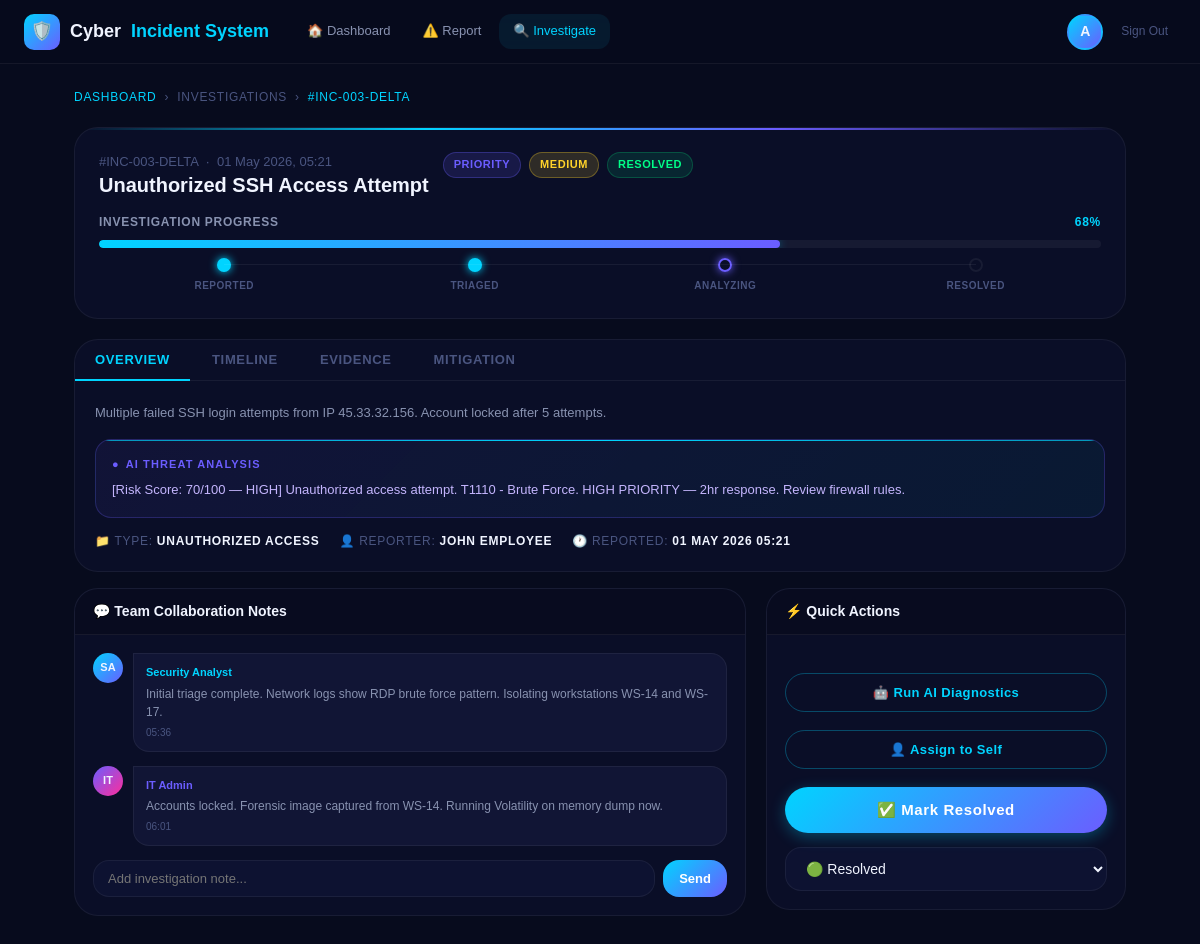
The app's page /incident.php (signed in) with its own data.
### tables this page shows
CREATE TABLE IF NOT EXISTS incidents (
    id            INT AUTO_INCREMENT PRIMARY KEY,
    user_id       INT,
    title         VARCHAR(255) NOT NULL,
    incident_type ENUM('phishing','malware','unauthorized_access','data_breach','other') NOT NULL,
    description   TEXT NOT NULL,
    severity      ENUM('low','medium','high','critical') DEFAULT 'medium',
    status        ENUM('open','investigating','resolved','closed') DEFAULT 'open',
    ai_analysis   TEXT,
    reported_at   TIMESTAMP DEFAULT CURRENT_TIMESTAMP,
    updated_at    TIMESTAMP DEFAULT CURRENT_TIMESTAMP ON UPDATE CURRENT_TIMESTAMP,
    FOREIGN KEY (user_id) REFERENCES users(id) ON DELETE SET NULL
);

CREATE TABLE IF NOT EXISTS users (
    id         INT AUTO_INCREMENT PRIMARY KEY,
    name       VARCHAR(100)  NOT NULL,
    email      VARCHAR(150)  UNIQUE NOT NULL,
    password   VARCHAR(255)  NOT NULL,
    role       ENUM('employee','admin') DEFAULT 'employee',
    created_at TIMESTAMP DEFAULT CURRENT_TIMESTAMP
);

### incident.php (the view, shortened to what this page needs)
<?php
$user_id = (int) $_SESSION['user_id'];
$user_name = $_SESSION['user_name'];
$role = $_SESSION['role'];
require_once __DIR__.'/config/db.php';
$inc_id = intval($_GET['id'] ?? 0);
if ($inc_id === 0) {
    if ($role === 'admin') {
        $st = $pdo->query("SELECT id FROM incidents ORDER BY id DESC LIMIT 1");
    } else {
        $st = $pdo->prepare("SELECT id FROM incidents WHERE user_id = ? ORDER BY id DESC LIMIT 1");
        $st->execute([$user_id]);
    }
    $inc_id = (int)$st->fetchColumn();
}
$s = $pdo->prepare("SELECT i.*, u.name reporter FROM incidents i JOIN users u ON i.user_id=u.id WHERE i.id = ?");
$s->execute([$inc_id]);
$inc = $s->fetch();
$back = $role === 'admin' ? 'admin.php' : 'dashboard.php';
?>
<!DOCTYPE html>
<html lang="en">
<head>
<link rel="stylesheet" href="css/style.css">
</head>
<body>
<nav class="navbar">
  <div class="nav-logo"><div class="logo-mark">🛡️</div>Cyber<span> Incident System</span></div>
  <div class="nav-links">
    <a href="<?=htmlspecialchars($back, ENT_QUOTES, 'UTF-8')?>" class="nav-link">🏠 Dashboard</a>
    <a href="report.php" class="nav-link">⚠️ Report</a>
    <a href="incident.php" class="nav-link active">🔍 Investigate</a>
  </div>
  <div class="nav-right">
    <div class="user-avatar"><?= strtoupper(substr($user_name,0,1)) ?></div>
    <a href="logout.php" style="font-size:12px;color:var(--text-muted);padding:0 8px;">Sign Out</a>
  </div>
</nav>
<div class="inc-layout">
  <div class="breadcrumb">
    <a href="<?=htmlspecialchars($back, ENT_QUOTES, 'UTF-8')?>">Dashboard</a>
    <span>›</span>
    <span>Investigations</span>
    <span>›</span>
    <span style="color:var(--neon-cyan);">#INC-<?=str_pad($inc['id'],3,'0',STR_PAD_LEFT)?>-DELTA</span>
  </div>
  <div class="inc-hero">
    <div class="inc-title-row">
      <div>
        <div class="inc-num">#INC-<?=str_pad($inc['id'],3,'0',STR_PAD_LEFT)?>-DELTA &nbsp;·&nbsp; <?=date('d M Y, H:i',strtotime($inc['reported_at']))?></div>
        <h1><?=htmlspecialchars($inc['title'])?></h1>
      </div>
      <div style="display:flex;gap:8px;flex-shrink:0;flex-wrap:wrap;">
        <span class="badge badge-priority">PRIORITY</span>
        <span class="badge badge-<?=htmlspecialchars($inc['severity'], ENT_QUOTES, 'UTF-8')?>"><?=htmlspecialchars(strtoupper($inc['severity']), ENT_QUOTES, 'UTF-8')?></span>
        <span class="badge badge-<?=htmlspecialchars($inc['status'], ENT_QUOTES, 'UTF-8')?>"><?=htmlspecialchars(ucfirst($inc['status']), ENT_QUOTES, 'UTF-8')?></span>
      </div>
    </div>
    <div class="progress-section">
      <div class="prog-label">
        <span>Investigation Progress</span>
        <span style="color:var(--neon-cyan);">68%</span>
      </div>
      <div class="prog-wrap"><div class="prog-fill" id="prog-bar"></div></div>
      <div class="milestones">
        <div class="milestone"><div class="ms-dot done"></div><div class="ms-label">Reported</div></div>
        <div class="milestone"><div class="ms-dot done"></div><div class="ms-label">Triaged</div></div>
        <div class="milestone"><div class="ms-dot active"></div><div class="ms-label">Analyzing</div></div>
        <div class="milestone"><div class="ms-dot"></div><div class="ms-label">Resolved</div></div>
      </div>
    </div>
  </div>
  <div class="section-card">
    <div class="tabs">
      <button class="tab-btn active" onclick="switchTab('tab-overview',this)">Overview</button>
      <button class="tab-btn" onclick="switchTab('tab-timeline',this)">Timeline</button>
      <button class="tab-btn" onclick="switchTab('tab-evidence',this)">Evidence</button>
      <button class="tab-btn" onclick="switchTab('tab-mitigation',this)">Mitigation</button>
    </div>
    <div style="padding:20px;">
      <div id="tab-overview" class="tab-panel active">
        <div style="font-size:13px;color:var(--text-secondary);line-height:1.8;margin-bottom:14px;"><?=htmlspecialchars($inc['description'], ENT_QUOTES, 'UTF-8')?></div>
        <?php if($inc['ai_analysis']): ?>
        <div class="ai-box show"><div class="ai-label">AI Threat Analysis</div><div class="ai-content"><?=htmlspecialchars($inc['ai_analysis'], ENT_QUOTES, 'UTF-8')?></div></div>
        <?php endif; ?>
        <div style="display:flex;gap:20px;flex-wrap:wrap;margin-top:14px;font-size:12px;font-family:var(--font-head);text-transform:uppercase;letter-spacing:0.06em;color:var(--text-muted);">
          <span>📁 Type: <strong style="color:var(--text-primary);"><?=htmlspecialchars(ucwords(str_replace('_',' ',$inc['incident_type'])), ENT_QUOTES, 'UTF-8')?></strong></span>
          <span>👤 Reporter: <strong style="color:var(--text-primary);"><?=htmlspecialchars($inc['reporter']??'Unknown', ENT_QUOTES, 'UTF-8')?></strong></span>
          <span>🕐 Reported: <strong style="color:var(--text-primary);"><?=htmlspecialchars(date('d M Y H:i',strtotime($inc['reported_at'])), ENT_QUOTES, 'UTF-8')?></strong></span>
        </div>
      </div>
    </div>
  </div>
  <div class="two-col">
    <div class="section-card">
      <div class="section-head"><h3>💬 Team Collaboration Notes</h3></div>
      <div class="section-body">
        <div class="note-item">
          <div class="note-avatar">SA</div>
          <div class="note-bubble"><div class="note-author">Security Analyst</div><div class="note-text">Initial triage complete. Network logs show RDP brute force pattern. Isolating workstations WS-14 and WS-17.</div><div class="note-time"><?=date('H:i',strtotime('-45 min'))?></div></div>
        </div>
        <div class="note-item">
          <div class="note-avatar" style="background:linear-gradient(135deg,var(--neon-purple),var(--neon-pink))">IT</div>
          <div class="note-bubble"><div class="note-author" style="color:var(--neon-purple);">IT Admin</div><div class="note-text">Accounts locked. Forensic image captured from WS-14. Running Volatility on memory dump now.</div><div class="note-time"><?=date('H:i',strtotime('-20 min'))?></div></div>
        </div>
        <div class="note-input-row">
          <input class="note-input" type="text" id="note-input" placeholder="Add investigation note...">
          <button class="send-btn" onclick="addNote()">Send</button>
        </div>
      </div>
    </div>
    <div>
      <div class="section-card">
        <div class="section-head"><h3>⚡ Quick Actions</h3></div>
        <div class="section-body">
          <div class="action-bar">
            <button class="btn-outline-cyan" style="width:100%;justify-content:center;margin-bottom:8px;" onclick="runDiagnostics(<?=$inc['id']?>)">🤖 Run AI Diagnostics</button>
            <button class="btn-outline-cyan" style="width:100%;justify-content:center;margin-bottom:8px;">👤 Assign to Self</button>
            <button class="btn-gradient" style="width:100%;"><span>✅ Mark Resolved</span></button>
          </div>
          <div style="margin-top:14px;">
            <select class="form-input" onchange="updateStatus(<?=$inc['id']?>,this.value, 'inc-list','all','all')">
              <option value="resolved" <?=$inc['status']==='resolved'?'selected':''?>>🟢 Resolved</option>
            </select>
          </div>
        </div>
      </div>
    </div>
  </div>
</div>
</body>
</html>

### incident.php (style rules this page uses)
.inc-layout { max-width:1100px;margin:0 auto;padding:24px; }
.breadcrumb { display:flex;align-items:center;gap:8px;font-size:12px;color:var(--text-muted);margin-bottom:20px;font-family:var(--font-head);text-transform:uppercase;letter-spacing:0.06em; }
.breadcrumb a { color:var(--neon-cyan);text-decoration:none; }
.breadcrumb span { color:var(--text-muted); }
.inc-hero { background:var(--bg-card);border:1px solid var(--border);border-radius:var(--radius-lg);padding:24px;margin-bottom:20px;position:relative;overflow:hidden; }
.inc-hero::before { content:'';position:absolute;top:0;left:0;right:0;height:2px;background:linear-gradient(90deg,transparent,var(--neon-cyan),var(--neon-purple),transparent); }
.inc-title-row { display:flex;align-items:flex-start;gap:14px;flex-wrap:wrap;margin-bottom:14px; }
.inc-num { font-family:var(--font-head);font-size:13px;color:var(--text-muted); }
.inc-hero h1 { font-size:20px;font-family:var(--font-head);font-weight:800;flex:1; }
.progress-section { margin-top:16px; }
.prog-label { display:flex;align-items:center;justify-content:space-between;font-size:12px;font-family:var(--font-head);font-weight:700;color:var(--text-secondary);margin-bottom:8px;text-transform:uppercase;letter-spacing:0.06em; }
.prog-wrap { background:rgba(255,255,255,0.05);border-radius:100px;overflow:hidden;height:8px;margin-bottom:10px; }
.prog-fill { height:100%;border-radius:100px;background:linear-gradient(90deg,var(--neon-cyan),var(--neon-purple));box-shadow:0 0 10px rgba(0,212,255,0.4);transition:width 1.5s ease;width:0; }
.milestones { display:flex;justify-content:space-between;position:relative; }
.milestone { text-align:center;flex:1;position:relative; }
.milestone::before { content:'';position:absolute;top:6px;left:-50%;right:50%;height:1px;background:var(--border); }
.milestone:first-child::before { display:none; }
.ms-dot { width:14px;height:14px;border-radius:50%;margin:0 auto 6px;border:2px solid var(--border); }
.ms-dot.done { border-color:var(--neon-cyan);background:var(--neon-cyan);box-shadow:0 0 8px var(--neon-cyan); }
.ms-dot.active { border-color:var(--neon-purple);background:transparent;box-shadow:0 0 8px var(--neon-purple);animation:pulse-glow 1.5s infinite; }
.ms-label { font-size:10px;color:var(--text-muted);font-family:var(--font-head);font-weight:700;text-transform:uppercase;letter-spacing:0.05em; }
.two-col { display:grid;grid-template-columns:1fr 360px;gap:20px; }
.section-card { background:var(--bg-card);border:1px solid var(--border);border-radius:var(--radius-lg);overflow:hidden;margin-bottom:16px; }
.section-head { padding:14px 18px;border-bottom:1px solid var(--border);background:rgba(0,0,0,0.2); }
.section-head h3 { font-size:14px;font-family:var(--font-head);font-weight:700; }
.section-body { padding:18px; }
.note-item { display:flex;gap:10px;margin-bottom:14px; }
.note-avatar { width:30px;height:30px;border-radius:50%;background:linear-gradient(135deg,var(--neon-cyan),var(--neon-purple));display:flex;align-items:center;justify-content:center;font-size:11px;font-weight:700;flex-shrink:0; }
.note-bubble { background:var(--bg-surface);border:1px solid var(--border);border-radius:0 var(--radius-md) var(--radius-md) var(--radius-md);padding:10px 12px;flex:1; }
.note-author { font-size:11px;font-weight:700;color:var(--neon-cyan);font-family:var(--font-head); }
.note-text { font-size:12px;color:var(--text-secondary);margin-top:3px;line-height:1.5; }
.note-time { font-size:10px;color:var(--text-muted);margin-top:4px; }
.note-input-row { display:flex;gap:8px;margin-top:14px; }
.note-input { flex:1;background:var(--bg-input);border:1px solid var(--border);border-radius:var(--radius-md);padding:10px 14px;color:var(--text-primary);font-size:13px;font-family:var(--font-body);outline:none; }
.send-btn { padding:10px 16px;background:linear-gradient(135deg,var(--neon-cyan),var(--neon-purple));border:none;border-radius:var(--radius-md);color:#fff;font-weight:700;cursor:pointer;font-size:13px;transition:all 0.2s; }
.action-bar { display:flex;gap:10px;margin-top:20px;flex-wrap:wrap; }

### records on screen
incidents: id "003", reported_at "01 May 2026, 05:21", title "Unauthorized SSH Access Attempt", severity "MEDIUM", status "RESOLVED", description "Multiple failed SSH login attempts from IP 45.33.32.156. Account locked after 5 attempts.", ai_analysis "[Risk Score: 70/100 — HIGH] Unauthorized access attempt. T1110 - Brute Force. HIGH PRIORITY — 2hr response. Review firewall rules.", incident_type "UNAUTHORIZED ACCESS", user.name "JOHN EMPLOYEE", reported_at "01 MAY 2026 05:21", status+id "🟢 Resolved"

### other values on screen
substr($user_name,0,1) "A"
